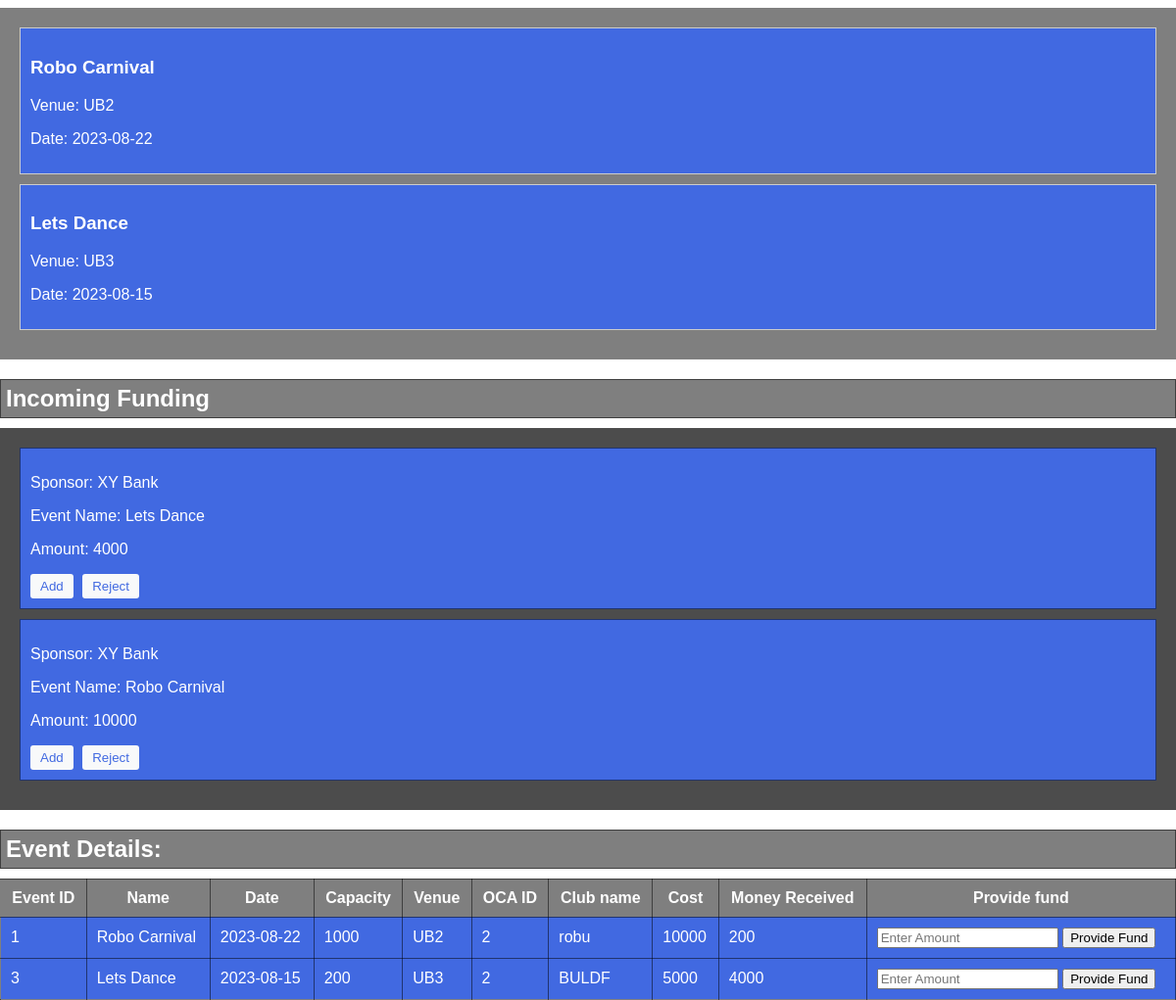
The app's page /advisorview.php (lower part), older data.
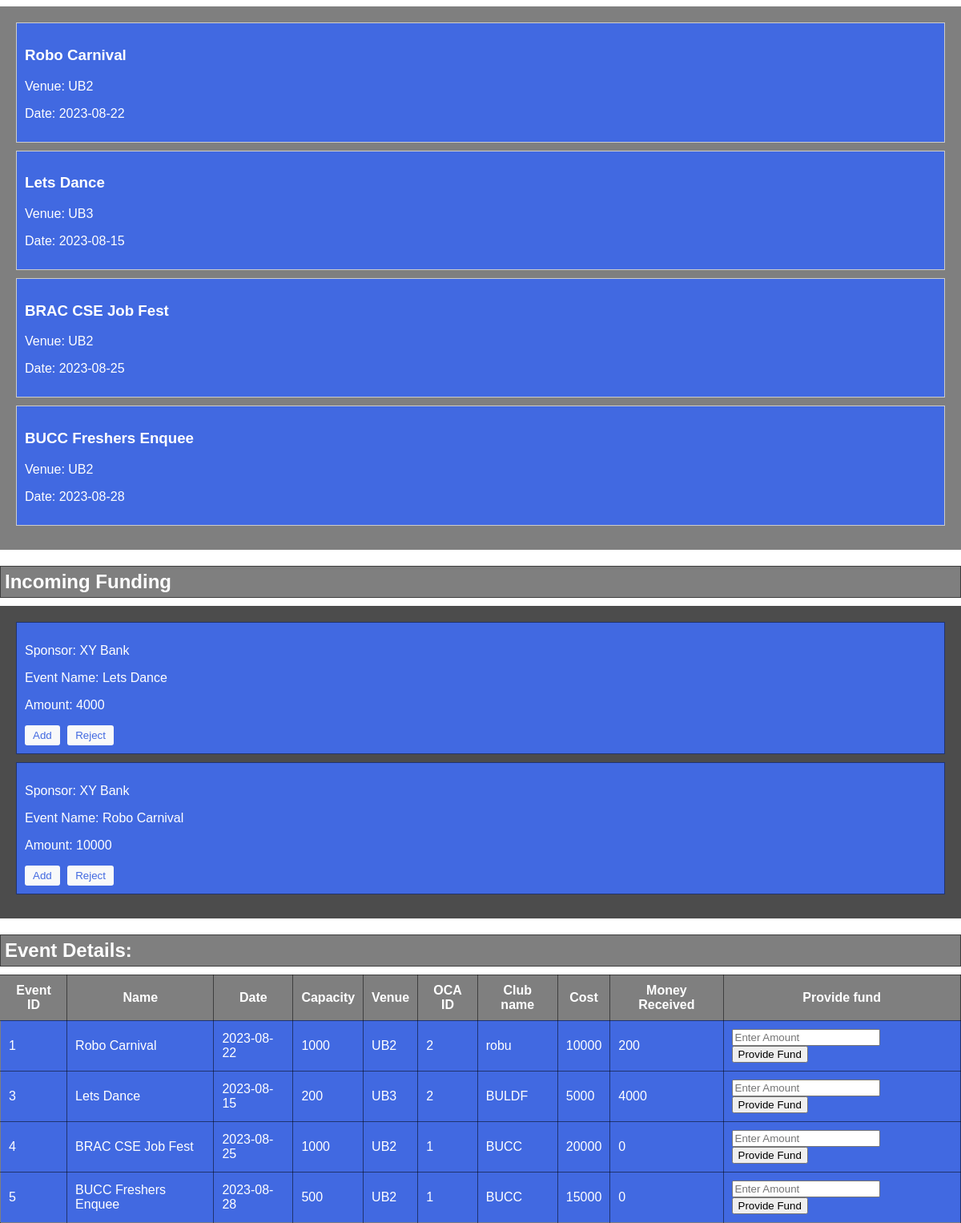
The same page, newer data.
### tables this page shows
CREATE TABLE `event` (
  `event_id` int(100) NOT NULL,
  `name` varchar(100) NOT NULL,
  `cost` int(100) NOT NULL,
  `date` date NOT NULL,
  `capacity` int(100) NOT NULL,
  `vanue` varchar(100) NOT NULL,
  `oca_id` int(100) NOT NULL,
  `club_name` varchar(100) NOT NULL,
  `money_received` int(11) NOT NULL
);

CREATE TABLE `funding_request` (
  `Sponsor_email` varchar(40) NOT NULL,
  `Event` varchar(40) NOT NULL,
  `Amount` int(40) NOT NULL
);

CREATE TABLE `sponsor` (
  `Email` varchar(40) NOT NULL,
  `Pin` int(11) NOT NULL,
  `name` varchar(40) NOT NULL,
  `Designation` varchar(40) NOT NULL,
  `funding` int(11) NOT NULL,
  `advisor_account` int(11) NOT NULL,
  `oca_id` int(11) NOT NULL
);

### advisorview.php (the view, shortened to what this page needs)
<!DOCTYPE html>
<html lang="en">
<head>
    <link rel="stylesheet" type="text/css" href="css/advisorview.css">
</head>
<body background="img/bracubackground.jpg">
    <div class="events-section">
        <div class="upcoming-events-dev">
            <?php
                require_once("dbconnect.php");
                $sql = "SELECT * FROM event";
                $result = mysqli_query($conn, $sql);
                if(mysqli_num_rows($result) > 0){
                    while($row = mysqli_fetch_array($result)){
            ?>
            <div class="event">
                <h3><?php echo $row[1]; ?></h3>
                <p> Venue: <?php echo $row[5]; ?></p>
                <p> Date: <?php echo $row[3]; ?></p>
            </div>
            <?php
                    }
                }
            ?>
        </div>
    </div>
    <div class="funding-requests">
    <h2 class="section-heading">Incoming Funding </h2>
    <div class="incoming-requests">
    <?php
            require_once("dbconnect.php");
            $sql = "SELECT f.sponsor_email, f.event, f.amount, s.name FROM funding_request as f
                        INNER JOIN sponsor as s where f.Sponsor_email = s.email ";
            $result = mysqli_query($conn, $sql);
                if(mysqli_num_rows($result) > 0){
                    while($row = mysqli_fetch_array($result)){
            ?>
                <div class="request">
    <p>Sponsor: <?php echo $row[3]; ?></p>
    <p>Event Name: <?php echo $row[1]; ?></p>
    <p>Amount: <?php echo $row[2]; ?></p>
    <form action="" method="post">
        <button class="accept-request" name="accept_request">Add</button>
        <button class="reject-request">Reject</button>
    </form>
</div>
            <?php
                    }
                }
            ?>
    </div>
</div>
<div class="search-event">
        <h2 class="section-heading">Event Details:</h2>
        <div class="event-table">
        <table>
    <tr>
        <th>Event ID</th>
        <th>Name</th>
        <th>Date</th>
        <th>Capacity</th>
        <th>Venue</th>
        <th>OCA ID</th>
        <th>Club name</th>
        <th>Cost</th>
        <th>Money Received</th>
        <th>Provide fund</th>
    </tr>
    <?php
    require_once("dbconnect.php");
    $sql = "SELECT * FROM event";
    $result = mysqli_query($conn, $sql);
    if(mysqli_num_rows($result) > 0){
        while($row = mysqli_fetch_array($result)){
    ?>
    <tr>
        <td><?php echo $row[0]; ?></td>
        <td><?php echo $row[1]; ?></td>
        <td><?php echo $row[3]; ?></td>
        <td><?php echo $row[4]; ?></td>
        <td><?php echo $row[5]; ?></td>
        <td><?php echo $row[6]; ?></td>
        <td><?php echo $row[7]; ?></td>
        <td><?php echo $row[2]; ?></td>
        <td><?php echo $row[8]; ?></td>
        <td>
            <form action="" method="post">
                <input type="number" name="fundAmount" placeholder="Enter Amount" required>
                <button class="provide-fund" name="provide_fund">Provide Fund</button>
            </form>
        </td>
    </tr>
    <?php
        }
    }
    ?>
</table>
        </div>
    </div>
</body>
</html>

Row changes from the older to the newer data that the page shows:
added event: name "BRAC CSE Job Fest", vanue "UB2", date "2023-08-25", event_id "4", capacity "1000", oca "1", club_name "BUCC", cost "20000", money_received "0"
added event: name "BUCC Freshers Enquee", vanue "UB2", date "2023-08-28", event_id "5", capacity "500", oca "1", club_name "BUCC", cost "15000", money_received "0"
